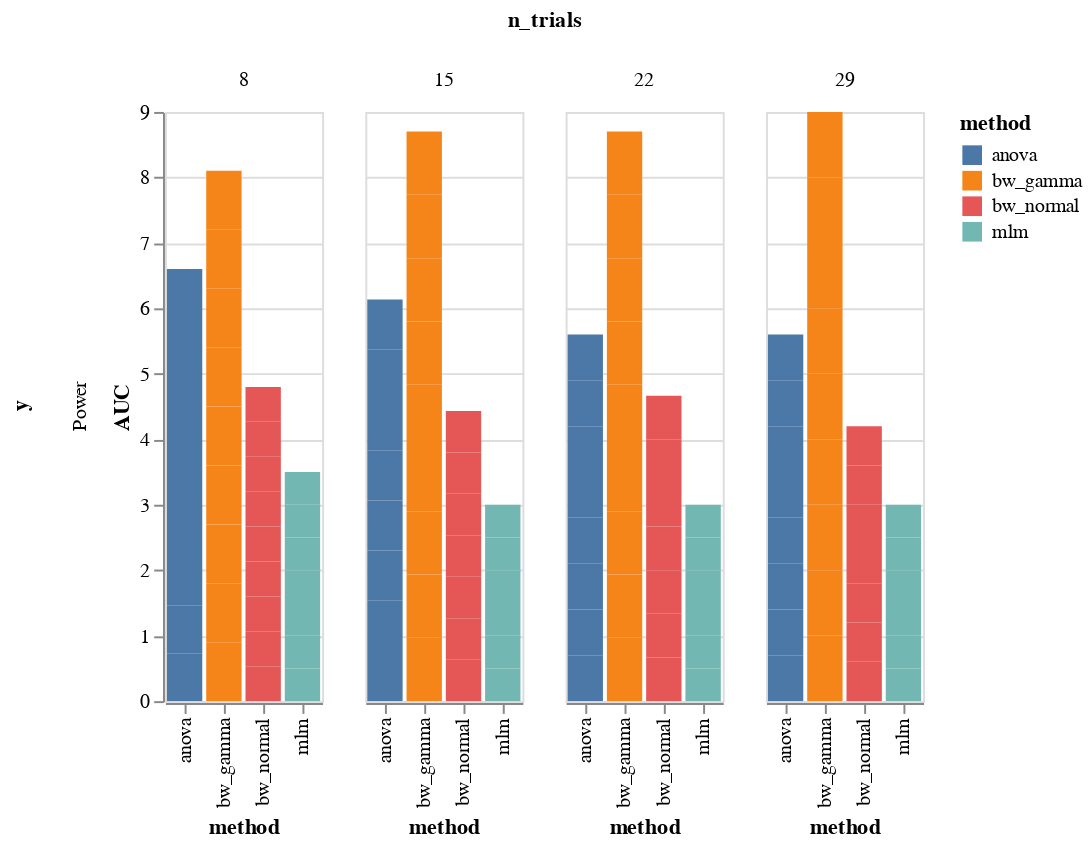
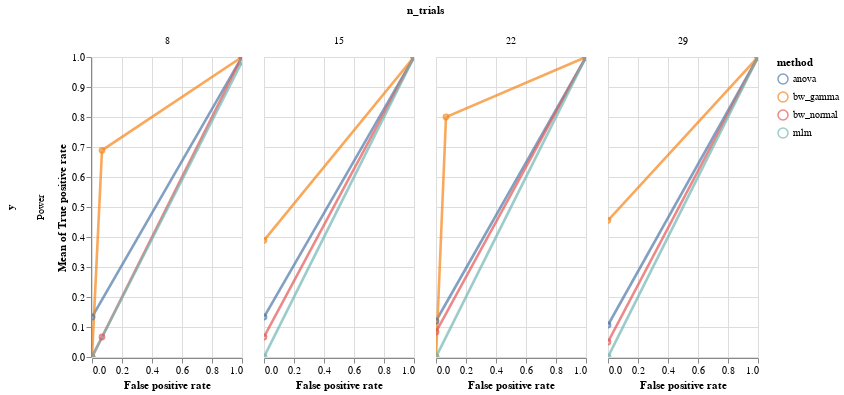

Here is the notebook cell these charts were saved with, in order:
### Markdown cell above
## ROC curve

### Code cell
reload(model_comparison)
df = model_comparison.make_roc_auc(res, binary=True, groups=('method', 'y', 'n_trials'))

bars, roc = model_comparison.plot_roc(df)
bars.facet(column='n_trials', row='y').properties().display()
roc.facet(column='n_trials', row='y').properties()
